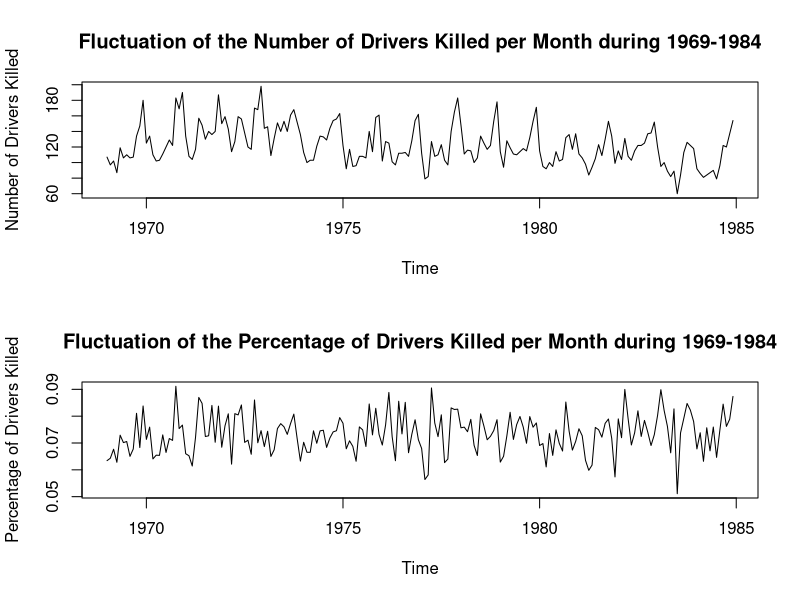

Recreate this plot in R.
###########################################################
# Seatbelts from "Road Casualties in Great Britain 1969¨C84"
# Laurence & Claire
# Finalized at Oct. 2nd, 2015
###########################################################


# load the dataframe
data("Seatbelts")

# list the dataframe
Seatbelts

# get a general idea of the central tendency of "Driverskilled"
summary(Seatbelts[,1])
# get an idea of the deviation of "Driverskilled"
range(Seatbelts[,1])
sd(Seatbelts[,1])

# get a general idea of the central tendency of percentage of deaths
summary(Seatbelts[,1]/Seatbelts[,2]*100)
# get an idea of the deviation of percentage of deaths
range(Seatbelts[,1]/Seatbelts[,2]*100)
sd(Seatbelts[,1]/Seatbelts[,2]*100)

# compare the fluctuation of number of deaths and percentage of deaths 
par(mfrow=c(2,1))
plot(Seatbelts[,1], main="Fluctuation of the Number of Drivers Killed per Month during 1969-1984",
     ylab="Number of Drivers Killed")
plot(Seatbelts[,1]/Seatbelts[,2], main="Fluctuation of the Percentage of Drivers Killed per Month during 1969-1984",
     ylab="Percentage of Drivers Killed")
